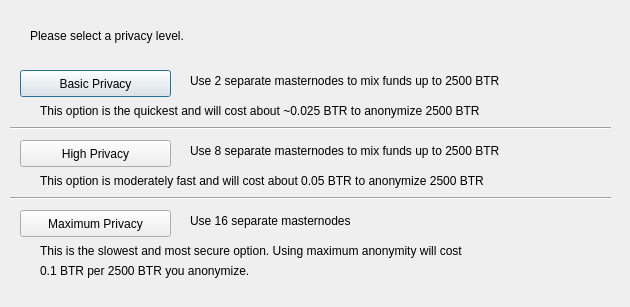
<?xml version="1.0" encoding="UTF-8"?>
<ui version="4.0">
 <class>ObfuscationConfig</class>
 <widget class="QDialog" name="ObfuscationConfig">
  <property name="geometry">
   <rect>
    <x>0</x>
    <y>0</y>
    <width>630</width>
    <height>307</height>
   </rect>
  </property>
  <property name="windowTitle">
   <string>Configure Obfuscation</string>
  </property>
  <widget class="QPushButton" name="buttonBasic">
   <property name="geometry">
    <rect>
     <x>20</x>
     <y>70</y>
     <width>151</width>
     <height>27</height>
    </rect>
   </property>
   <property name="text">
    <string>Basic Privacy</string>
   </property>
  </widget>
  <widget class="QPushButton" name="buttonHigh">
   <property name="geometry">
    <rect>
     <x>20</x>
     <y>140</y>
     <width>151</width>
     <height>27</height>
    </rect>
   </property>
   <property name="text">
    <string>High Privacy</string>
   </property>
  </widget>
  <widget class="QPushButton" name="buttonMax">
   <property name="geometry">
    <rect>
     <x>20</x>
     <y>210</y>
     <width>151</width>
     <height>27</height>
    </rect>
   </property>
   <property name="text">
    <string>Maximum Privacy</string>
   </property>
  </widget>
  <widget class="QLabel" name="label">
   <property name="geometry">
    <rect>
     <x>30</x>
     <y>20</y>
     <width>571</width>
     <height>31</height>
    </rect>
   </property>
   <property name="text">
    <string>Please select a privacy level.</string>
   </property>
  </widget>
  <widget class="QLabel" name="label_2">
   <property name="geometry">
    <rect>
     <x>190</x>
     <y>70</y>
     <width>421</width>
     <height>21</height>
    </rect>
   </property>
   <property name="text">
    <string>Use 2 separate masternodes to mix funds up to 2500 BTR</string>
   </property>
  </widget>
  <widget class="QLabel" name="label_3">
   <property name="geometry">
    <rect>
     <x>190</x>
     <y>140</y>
     <width>411</width>
     <height>21</height>
    </rect>
   </property>
   <property name="text">
    <string>Use 8 separate masternodes to mix funds up to 2500 BTR</string>
   </property>
  </widget>
  <widget class="QLabel" name="label_4">
   <property name="geometry">
    <rect>
     <x>190</x>
     <y>210</y>
     <width>421</width>
     <height>21</height>
    </rect>
   </property>
   <property name="text">
    <string>Use 16 separate masternodes</string>
   </property>
  </widget>
  <widget class="QLabel" name="label_6">
   <property name="geometry">
    <rect>
     <x>40</x>
     <y>100</y>
     <width>561</width>
     <height>21</height>
    </rect>
   </property>
   <property name="text">
    <string>This option is the quickest and will cost about ~0.025 BTR to anonymize 2500 BTR</string>
   </property>
  </widget>
  <widget class="QLabel" name="label_7">
   <property name="geometry">
    <rect>
     <x>40</x>
     <y>170</y>
     <width>561</width>
     <height>21</height>
    </rect>
   </property>
   <property name="text">
    <string>This option is moderately fast and will cost about 0.05 BTR to anonymize 2500 BTR</string>
   </property>
  </widget>
  <widget class="QLabel" name="label_8">
   <property name="geometry">
    <rect>
     <x>40</x>
     <y>240</y>
     <width>561</width>
     <height>21</height>
    </rect>
   </property>
   <property name="text">
    <string>This is the slowest and most secure option. Using maximum anonymity will cost</string>
   </property>
  </widget>
  <widget class="QLabel" name="label_9">
   <property name="geometry">
    <rect>
     <x>40</x>
     <y>260</y>
     <width>561</width>
     <height>21</height>
    </rect>
   </property>
   <property name="text">
    <string>0.1 BTR per 2500 BTR you anonymize.</string>
   </property>
  </widget>
  <widget class="Line" name="line">
   <property name="geometry">
    <rect>
     <x>10</x>
     <y>120</y>
     <width>601</width>
     <height>16</height>
    </rect>
   </property>
   <property name="orientation">
    <enum>Qt::Horizontal</enum>
   </property>
  </widget>
  <widget class="Line" name="line_2">
   <property name="geometry">
    <rect>
     <x>10</x>
     <y>190</y>
     <width>601</width>
     <height>16</height>
    </rect>
   </property>
   <property name="orientation">
    <enum>Qt::Horizontal</enum>
   </property>
  </widget>
 </widget>
 <resources/>
 <connections/>
</ui>
